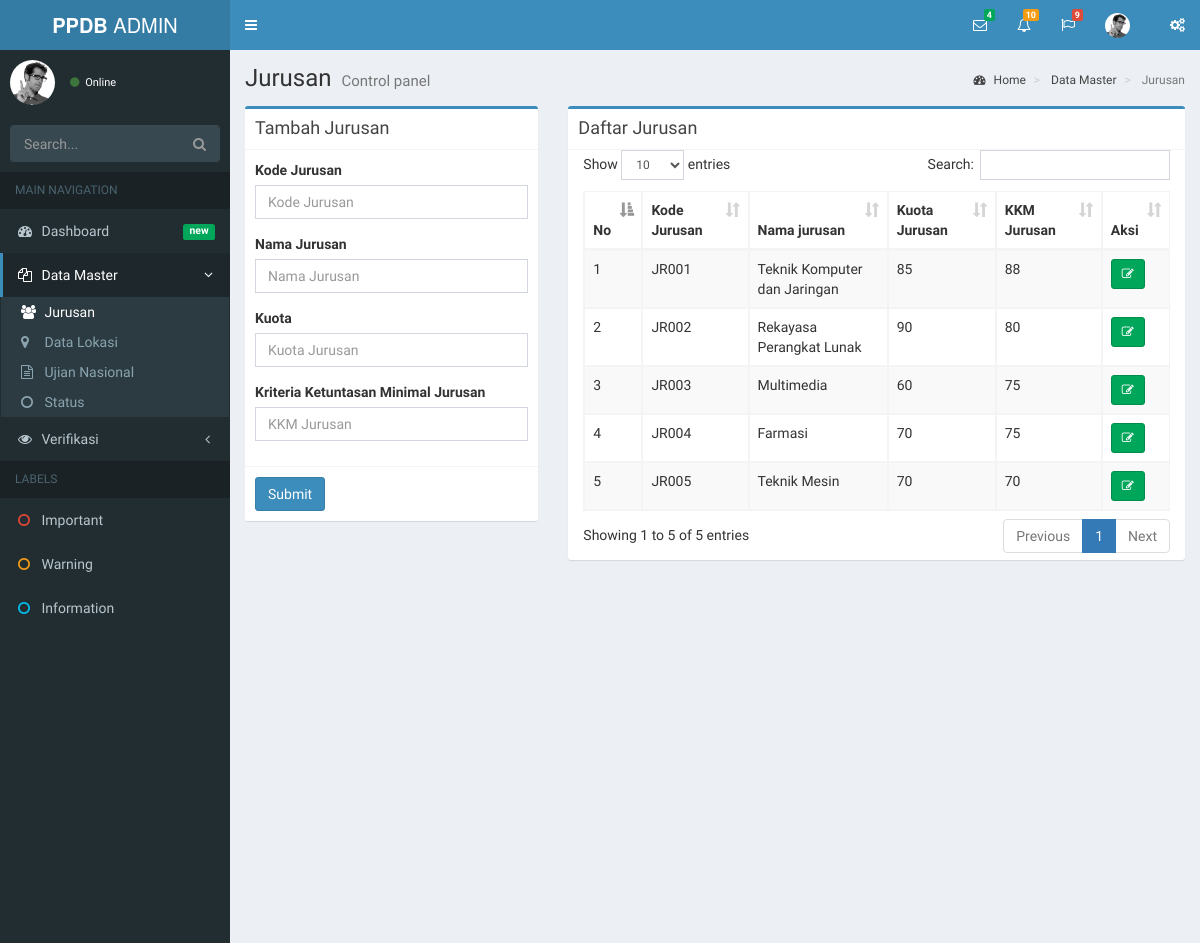
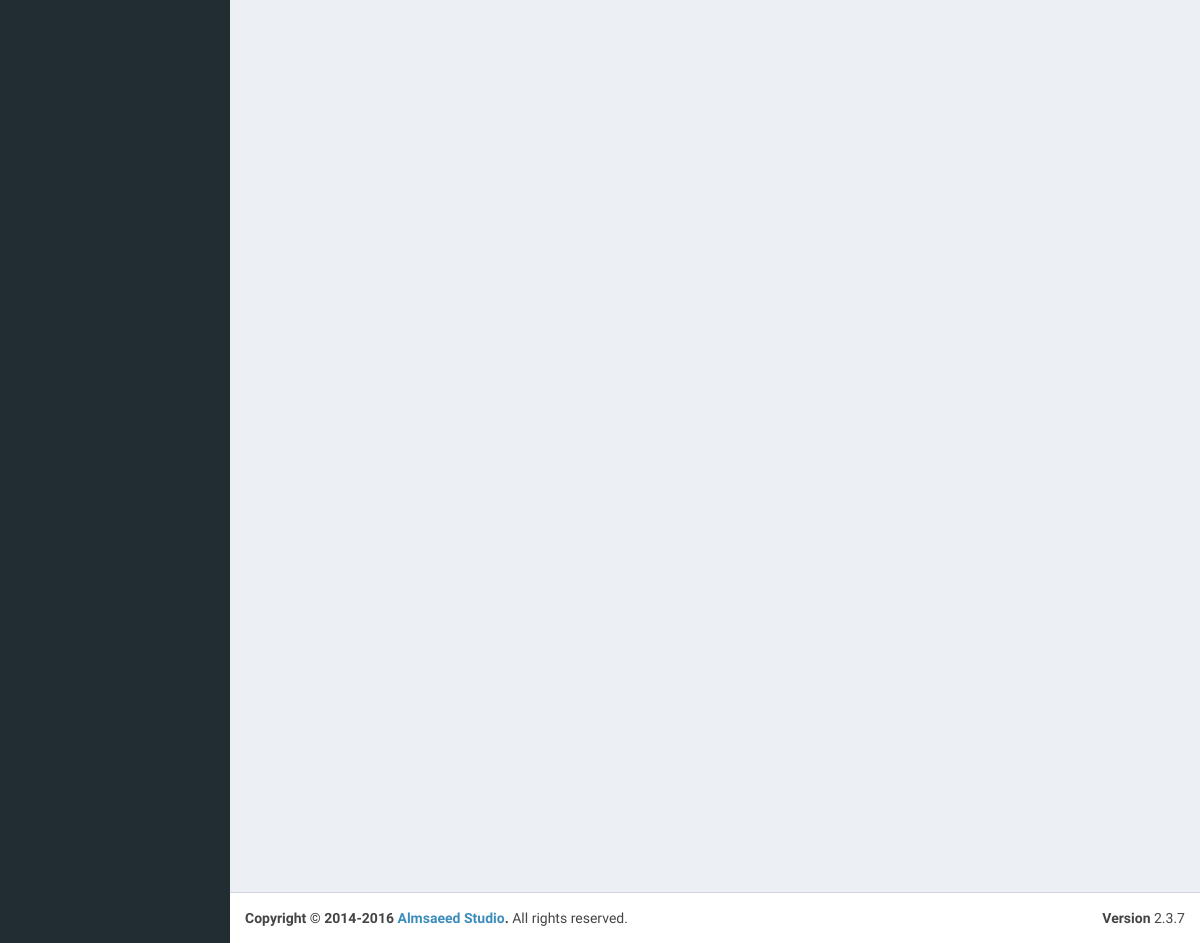
The page /admin/jurusan on the database its author committed (2 pictures, top to bottom).
### tables this page shows
create table jurusan(
	ID_jurusan int primary key auto_increment,
	kode_jurusan varchar(20) not null,
	nama_jurusan varchar(50) not null,
	kuota_jurusan int not null,
	KKM int not null,
	status int default 1
);

### application/libraries/Template.php (called while the page is built, shortened)
<?php
class Template
{
	protected $ci;
	public function __construct()
	{
        $this->ci =& get_instance();
	}
	function admin($content, $data)
	{
		if (is_array($content)) {
		}else {
			$data['__head'] = $this->ci->load->view('admin/layout/head', $data, TRUE);
			$data['__header'] = $this->ci->load->view('admin/layout/header', $data, TRUE);
			$data['__sidebar'] = $this->ci->load->view('admin/layout/sidebar', $data, TRUE);
			$data['__content'] = $this->ci->load->view($content, $data, TRUE);
			$data['__body'] = $this->ci->load->view('admin/layout/body', $data, TRUE);
			$data['__footer'] = $this->ci->load->view('admin/layout/footer', $data, TRUE);
		}
		$this->ci->load->view('admin/layout/main', $data);
	}
}

### application/controllers/Admin.php (called while the page is built, shortened)
<?php
class Admin extends CI_Controller {
	function jurusan($aksi = NULL, $id = NULL)
	{
		$data['page_header'] = 'Jurusan';
		$data['b_crumb'] = array (
			'#' => 'Data Master',
			'' => 'Jurusan'
		);
		$data['menu_jurusan'] = $data['menu_datamaster'] = 'active';
		$data['list_jurusan'] = $this->GeneralModel->get_all(('jurusan'));
		$this->template->admin('admin/jurusan', $data);
	}
}

### index.php (called while the page is built, shortened)
<?php
require_once BASEPATH.'core/CodeIgniter.php';

### application/models/GeneralModel.php (called while the page is built, shortened)
<?php
class GeneralModel extends CI_Model {
	function get_all($table)
	{
		$r = $this->db->get($table);
		return $r->result();
	}
}

### application/views/admin/jurusan.php (the view, shortened to what this page needs)
<div class="row">
	<div class="col-md-4 col-sm-4 col-xs-12">
    <div class="box box-primary">
      <div class="box-header with-border">
        <h3 class="box-title">Tambah Jurusan</h3>
      </div>
      <form role="form" action="<?php echo base_url('admin/proses_jurusan'); ?>" method="POST">
        <div class="box-body">
          <div class="form-group">
            <label for="exampleInputEmail1">Kode Jurusan</label>
            <input type="text" class="form-control" name="kode_jurusan" id="exampleInputEmail1" placeholder="Kode Jurusan" required />
          </div>
          <div class="form-group">
            <label for="exampleInputPassword1">Nama Jurusan</label>
            <input type="text" class="form-control" name="nama_jurusan" id="exampleInputPassword1" placeholder="Nama Jurusan" required />
          </div>
          <div class="form-group">
            <label for="kuota">Kuota</label>
            <input type="number" class="form-control" name="kuota_jurusan" id="kuota" min="1" placeholder="Kuota Jurusan" required />
          </div>
          <div class="form-group">
            <label for="exampleInputPassword1">Kriteria Ketuntasan Minimal Jurusan</label>
            <input type="number" class="form-control" name="KKM" id="exampleInputPassword1" placeholder="KKM Jurusan" required />
          </div>
        </div>
        <div class="box-footer">
          <button type="submit" class="btn btn-primary">Submit</button>
        </div>
      </form>
    </div>
  </div>
  <div class="col-md-8 col-sm-8 col-xs-12">
    <div class="box box-primary">
      <div class="box-header with-border">
        <h3 class="box-title">Daftar Jurusan</h3>
      </div>
      <div class="container-fluid table-responsive">
      	<table id="example1" class="table table-bordered table-striped">
      		<thead>
      			<tr>
      				<th>No</th>
      				<th>Kode Jurusan</th>
      				<th>Nama jurusan</th>
      				<th>Kuota Jurusan</th>
      				<th>KKM Jurusan</th>
      				<th>Aksi</th>
      			</tr>
      		</thead>
      		<tbody>
      			<?php
      				if ($list_jurusan != NULL) {
      					$c =1;
      					foreach ($list_jurusan as $value) {
      			?>
      						<tr>
      							<td><?php echo $c; ?></td>
      							<?php
      								if (isset($edit_id)) {
      									if($edit_id == $value->ID_jurusan){
      							?>
      									<form action="<?php echo base_url('admin/update_jurusan'); ?>" method="POST" accept-charset="utf-8">
      										<td><input class="form-control" type="text" name="kode_jurusan" value="<?php echo $value->kode_jurusan; ?>" placeholder="Kode Jurusan"></td>
          								<td><input class="form-control" type="text" name="nama_jurusan" value="<?php echo $value->nama_jurusan; ?>" placeholder="Kode Jurusan"></td>
          								<td><input class="form-control" type="text" name="kuota_jurusan" value="<?php echo $value->kuota_jurusan; ?>" placeholder="Kode Jurusan"></td>
          								<td><input class="form-control" type="text" name="KKM" value="<?php echo $value->KKM; ?>" placeholder="Kode Jurusan"></td>
            							<td>
            								<input type="hidden" name="ID_jurusan" value="<?php echo $value->ID_jurusan; ?>">
            								<button type="submit" class="btn btn-success btn-sm" ><i class="fa fa-floppy-o"></i></button>
            							</td>
      									</form>
      							<?php
      									}else {
      							?>
      										<td><?php echo $value->kode_jurusan; ?></td>
            							<td><?php echo $value->nama_jurusan; ?></td>
            							<td><?php echo $value->kuota_jurusan; ?></td>
            							<td><?php echo $value->KKM; ?></td>
            							<td>
            								<a href="<?php echo base_url('admin/jurusan/edit/') .$value->ID_jurusan; ?>" title="Edit"><button type="button" class="btn btn-success btn-sm" ><i class="fa fa-edit"></i></button></a>
            							</td>
      							<?php
      									}
      								}else {
      							?>
      									<td><?php echo $value->kode_jurusan; ?></td>
          							<td><?php echo $value->nama_jurusan; ?></td>
          							<td><?php echo $value->kuota_jurusan; ?></td>
          							<td><?php echo $value->KKM; ?></td>
          							<td>
          								<a href="<?php echo base_url('admin/jurusan/edit/') .$value->ID_jurusan; ?>" title="Edit"><button type="button" class="btn btn-success btn-sm" ><i class="fa fa-edit"></i></button></a>
          							</td>
      							<?php
      									$c++;
      								}
      							?>
      						</tr>
      			<?php
      					}
      				}else {
      			?>
      					<tr>
      						<td colspan="6" rowspan="" headers="" align="center">Belum ada data</td>
      					</tr>
      			<?php
      				}
      			?>
      		</tbody>
      	</table>
      </div>
    </div>
	</div>
</div>

### rows shown on the page
jurusan: c "1", kode_jurusan "JR001", nama_jurusan "Teknik Komputer dan Jaringan", kuota_jurusan "85", KKM "88"
jurusan: c "2", kode_jurusan "JR002", nama_jurusan "Rekayasa Perangkat Lunak", kuota_jurusan "90", KKM "80"
jurusan: c "3", kode_jurusan "JR003", nama_jurusan "Multimedia", kuota_jurusan "60", KKM "75"
jurusan: c "4", kode_jurusan "JR004", nama_jurusan "Farmasi", kuota_jurusan "70", KKM "75"
jurusan: c "5", kode_jurusan "JR005", nama_jurusan "Teknik Mesin", kuota_jurusan "70", KKM "70"

### other values the page prints
$page_header "Jurusan"
$value "Data Master"
$value "Jurusan"
